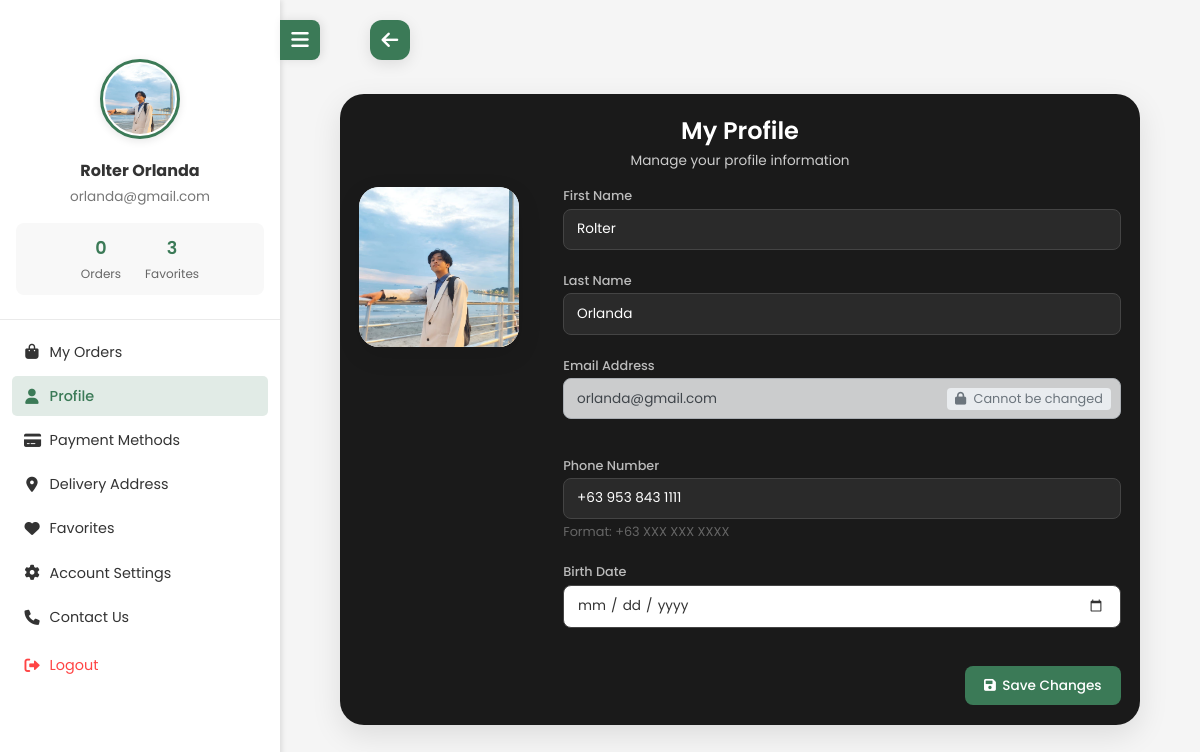
The app's page /user-dashboard/profile.php (signed in) with its own data.
### tables this page shows
CREATE TABLE `users` (
  `user_id` int(11) NOT NULL,
  `username` varchar(50) NOT NULL,
  `first_name` varchar(50) NOT NULL,
  `last_name` varchar(50) NOT NULL,
  `email` varchar(100) NOT NULL,
  `phone_number` varchar(20) DEFAULT NULL,
  `password` varchar(255) NOT NULL,
  `full_name` varchar(100) GENERATED ALWAYS AS (concat(`first_name`,' ',`last_name`)) STORED,
  `profile_image` varchar(255) DEFAULT NULL,
  `role` enum('admin','customer','staff') NOT NULL DEFAULT 'customer',
  `created_at` timestamp NOT NULL DEFAULT current_timestamp(),
  `last_login` timestamp NULL DEFAULT NULL,
  `active` tinyint(1) DEFAULT 1,
  `phone` varchar(20) DEFAULT NULL,
  `birth_date` date DEFAULT NULL
);

### user-dashboard/profile.php (the view, shortened to what this page needs)
<?php
require_once '../connect.php';
$user_id = $_SESSION['user_id'];
$stmt = $conn->prepare("SELECT * FROM users WHERE user_id = ?");
$stmt->bind_param("i", $user_id);
$stmt->execute();
$result = $stmt->get_result();
$user = $result->fetch_assoc();
$orderCount = 0;
try {
    $orderStmt = $conn->prepare("SELECT COUNT(*) as order_count FROM orders WHERE user_id = ?");
    $orderStmt->bind_param("i", $user_id);
    $orderStmt->execute();
    $orderResult = $orderStmt->get_result();
    $orderCount = $orderResult->fetch_assoc()['order_count'];
} catch (Exception $e) {
    error_log("Error getting order count: " . $e->getMessage());
}
$favoriteCount = 0;
try {
    $favoriteStmt = $conn->prepare("SELECT COUNT(*) as favorite_count FROM favorites WHERE user_id = ?");
    $favoriteStmt->bind_param("i", $user_id);
    $favoriteStmt->execute();
    $favoriteResult = $favoriteStmt->get_result();
    $favoriteCount = $favoriteResult->fetch_assoc()['favorite_count'];
} catch (Exception $e) {
    error_log("Error getting favorite count: " . $e->getMessage());
}
?>
<!DOCTYPE html>
<html lang="en">
<head>
    <link rel="stylesheet" href="https://cdnjs.cloudflare.com/ajax/libs/font-awesome/6.0.0/css/all.min.css">
    <link rel="stylesheet" href="../css/user.css">
    <link rel="stylesheet" href="../css/profile.css">
</head>
<body>
    <div class="container">
        <aside class="sidebar">
            <div class="toggle-container">
                <button class="toggle-btn" id="sidebarToggle">
                    <i class="fa-solid fa-bars"></i>
                </button>
            </div>
            <div class="user-info">
                <img src="<?php echo !empty($user['profile_image']) ? '../' . $user['profile_image'] : '../assets/images/default-avatar.jpg'; ?>"
                     alt="User Avatar" class="user-avatar">
                <h3><?php echo $user['first_name'] . ' ' . $user['last_name']; ?></h3>
                <p><?php echo $user['email']; ?></p>
                <div class="user-stats">
                    <div class="stat">
                        <div class="stat-number"><?php echo isset($orderCount) ? $orderCount : '0'; ?></div>
                        <div class="stat-label">Orders</div>
                    </div>
                    <div class="stat">
                        <div class="stat-number"><?php echo isset($favoriteCount) ? $favoriteCount : '0'; ?></div>
                        <div class="stat-label">Favorites</div>
                    </div>
                </div>
            </div>
            <ul class="menu-items">
                <li><a href="orders.php"><i class="fa-solid fa-bag-shopping"></i> My Orders</a></li>
                <li><a href="#" class="active"><i class="fa-solid fa-user"></i> Profile</a></li>
                <li><a href="payment.php"><i class="fa-solid fa-credit-card"></i> Payment Methods</a></li>
                <li><a href="address.php"><i class="fa-solid fa-location-dot"></i> Delivery Address</a></li>
                <li><a href="favorite.php"><i class="fa-solid fa-heart"></i> Favorites</a></li>
                <li><a href="settings.php"><i class="fa-solid fa-gear"></i> Account Settings</a></li>
                <li><a href="contact.php"><i class="fa-solid fa-phone"></i> Contact Us</a></li>
                <li><a href="#" onclick="showLogoutModal(); return false;" class="logout-link">
                    <i class="fa-solid fa-right-from-bracket"></i> Logout
                </a></li>
            </ul>
        </aside>
        <main class="main-content">
        <a href="user.php" class="back-button">
        <i class="fa fa-arrow-left" aria-hidden="true"></i>
    </a>
            <div class="profile-container">
                <div class="profile-header">
                    <h2>My Profile</h2>
                    <p>Manage your profile information</p>
                </div>
                <form action="profile.php" method="POST" enctype="multipart/form-data" class="profile-form">
                    <div class="form-grid">
                        <div class="profile-image-section">
                            <div class="profile-image-container">
                                <img src="<?php echo !empty($user['profile_image']) ? '../' . $user['profile_image'] : '../assets/images/default-avatar.jpg'; ?>"
                                     alt="Profile Image" id="profileImagePreview">
                            </div>
                        </div>
                        <div class="form-fields">
                            <div class="input-group">
                                <label for="first_name">First Name</label>
                                <input type="text" id="first_name" name="first_name" value="<?php echo htmlspecialchars($user['first_name']); ?>" required>
                            </div>
                            <div class="input-group">
                                <label for="last_name">Last Name</label>
                                <input type="text" id="last_name" name="last_name" value="<?php echo htmlspecialchars($user['last_name']); ?>" required>
                            </div>
                            <div class="input-group">
                                <label for="email">Email Address</label>
                                <div class="email-input-container">
                                    <input type="email" id="email" name="email"
                                           value="<?php echo htmlspecialchars($user['email']); ?>"
                                           readonly
                                           class="readonly-input">
                                    <div class="email-readonly-badge">
                                    </div>
                                </div>
                            </div>
                            <div class="input-group">
                                <label for="phone">Phone Number</label>
                                <div class="phone-input-container">
                                    <input type="tel" id="phone" name="phone" value="<?php echo htmlspecialchars($user['phone'] ?? '+63'); ?>"
                                           placeholder="+63 XXX XXX XXXX"
                                           pattern="\+63\s?\d{3}\s?\d{3}\s?\d{4}"
                                           maxlength="17"
                                           required>
                                    <small class="phone-format-hint">Format: +63 XXX XXX XXXX</small>
                                </div>
                            </div>
                            <div class="input-group">
                                <label for="birth_date">Birth Date</label>
                                <input type="date" id="birth_date" name="birth_date"
                                       value="<?php echo htmlspecialchars($user['birth_date'] ?? ''); ?>"
                                       max="<?php echo date('Y-m-d'); ?>">
                            </div>
                            <div class="form-actions">
                                <button type="submit" class="save-changes-btn">
                                    <i class="fas fa-save"></i>
                                    Save Changes
                                </button>
                            </div>
                        </div>
                    </div>
                </form>
            </div>
        </main>
    </div>
</body>
</html>

### css/user.css (style rules this page uses)
* { margin: 0; padding: 0; box-sizing: border-box; font-family: 'Poppins', sans-serif; }
:root { --primary-color: #3b7a57; --secondary-color: #2c5a3f; --text-color: #333; --bg-color: #f5f5f5; }
body { background-color: var(--bg-color); min-height: 100vh; overflow-x: hidden; }
.container { display: flex; position: relative; margin-top: 60px; min-height: calc(100vh - 60px); }
.sidebar { width: 280px; background: white; height: 100vh; position: fixed; left: 0; top: 0; transition: all 0.3s ease; z-index: 999; padding-top: 15px; box-shadow: 2px 0 5px rgba(0,0,0,0.1); overflow-y: auto; }
.main-content { margin-left: 280px; padding: 20px; transition: all 0.3s ease; min-height: calc(100vh - 60px); margin-top: 10px; }
.toggle-btn { position: sticky; top: 0; z-index: 10; }

### user-dashboard/profile.php (style rules this page uses)
.phone-input-container { position: relative; }
.phone-format-hint { color: #666; font-size: 0.8em; margin-top: 4px; display: block; }
.email-input-container { position: relative; margin-bottom: 15px; }
.readonly-input { background-color: #f8f9fa !important; border: 1px solid #ced4da !important; cursor: not-allowed; color: #495057 !important; opacity: 0.8; }
.email-readonly-badge { position: absolute; right: 10px; top: 50%; transform: translateY(-50%); background-color: #e9ecef; padding: 2px 8px; border-radius: 4px; font-size: 0.8em; color: #6c757d; pointer-events: none; }

### records on screen
users: profile_image (picture), first_name "Rolter", last_name "Orlanda", email "orlanda@gmail.com", phone "+63 953 843 1111"

### other values on screen
$orderCount "0"
$favoriteCount "3"
